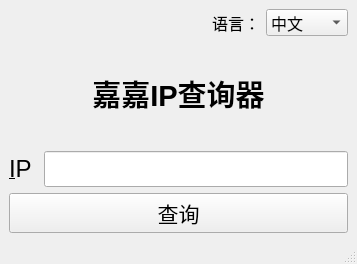
<?xml version="1.0" encoding="UTF-8"?>
<ui version="4.0">
 <class>MainWindow</class>
 <widget class="QMainWindow" name="MainWindow">
  <property name="enabled">
   <bool>true</bool>
  </property>
  <property name="geometry">
   <rect>
    <x>0</x>
    <y>0</y>
    <width>357</width>
    <height>264</height>
   </rect>
  </property>
  <property name="windowTitle">
   <string>MainWindow</string>
  </property>
  <widget class="QWidget" name="centralwidget">
   <layout class="QVBoxLayout" name="verticalLayout">
    <item>
     <layout class="QHBoxLayout" name="horizontalLayout_4">
      <item>
       <spacer name="horizontalSpacer">
        <property name="orientation">
         <enum>Qt::Horizontal</enum>
        </property>
        <property name="sizeHint" stdset="0">
         <size>
          <width>40</width>
          <height>20</height>
         </size>
        </property>
       </spacer>
      </item>
      <item>
       <widget class="QLabel" name="label_3">
        <property name="font">
         <font>
          <pointsize>12</pointsize>
         </font>
        </property>
        <property name="text">
         <string>语言：</string>
        </property>
       </widget>
      </item>
      <item>
       <widget class="QComboBox" name="comboBox">
        <property name="font">
         <font>
          <pointsize>12</pointsize>
         </font>
        </property>
        <item>
         <property name="text">
          <string>中文</string>
         </property>
        </item>
        <item>
         <property name="text">
          <string>English</string>
         </property>
        </item>
       </widget>
      </item>
     </layout>
    </item>
    <item>
     <widget class="QLabel" name="label_2">
      <property name="font">
       <font>
        <pointsize>22</pointsize>
        <bold>true</bold>
       </font>
      </property>
      <property name="text">
       <string>嘉嘉IP查询器</string>
      </property>
      <property name="alignment">
       <set>Qt::AlignCenter</set>
      </property>
     </widget>
    </item>
    <item>
     <layout class="QHBoxLayout" name="horizontalLayout_5">
      <item>
       <widget class="QLabel" name="label">
        <property name="font">
         <font>
          <pointsize>18</pointsize>
         </font>
        </property>
        <property name="text">
         <string>&amp;IP </string>
        </property>
        <property name="buddy">
         <cstring>lineEdit</cstring>
        </property>
       </widget>
      </item>
      <item>
       <widget class="QLineEdit" name="lineEdit">
        <property name="font">
         <font>
          <pointsize>18</pointsize>
         </font>
        </property>
       </widget>
      </item>
     </layout>
    </item>
    <item>
     <widget class="QPushButton" name="pushButton">
      <property name="font">
       <font>
        <pointsize>16</pointsize>
       </font>
      </property>
      <property name="text">
       <string>查询</string>
      </property>
     </widget>
    </item>
   </layout>
  </widget>
  <widget class="QMenuBar" name="menubar">
   <property name="geometry">
    <rect>
     <x>0</x>
     <y>0</y>
     <width>357</width>
     <height>26</height>
    </rect>
   </property>
  </widget>
  <widget class="QStatusBar" name="statusbar"/>
 </widget>
 <resources/>
 <connections/>
</ui>
